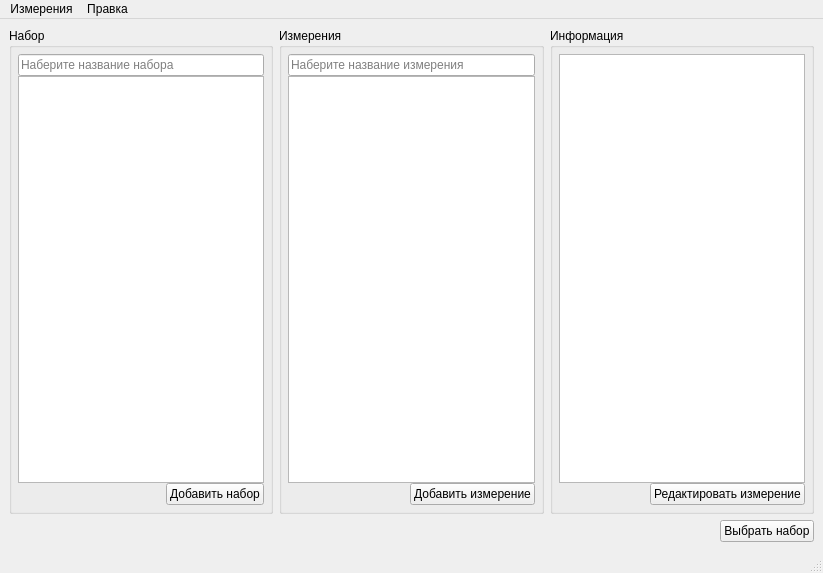
<?xml version="1.0" encoding="UTF-8"?>
<ui version="4.0">
 <class>FormMeasures</class>
 <widget class="QMainWindow" name="FormMeasures">
  <property name="geometry">
   <rect>
    <x>0</x>
    <y>0</y>
    <width>823</width>
    <height>573</height>
   </rect>
  </property>
  <property name="windowTitle">
   <string>Набор измерений</string>
  </property>
  <widget class="QWidget" name="centralwidget">
   <layout class="QGridLayout" name="gridLayout">
    <item row="1" column="0">
     <layout class="QHBoxLayout" name="horizontalLayout">
      <item>
       <widget class="QGroupBox" name="groupBox">
        <property name="title">
         <string>Набор</string>
        </property>
        <layout class="QGridLayout" name="gridLayout_2">
         <property name="verticalSpacing">
          <number>0</number>
         </property>
         <property name="margin">
          <number>6</number>
         </property>
         <item row="0" column="0">
          <layout class="QVBoxLayout" name="verticalLayout">
           <property name="spacing">
            <number>0</number>
           </property>
           <item>
            <widget class="QLineEdit" name="lnTypesFilter">
             <property name="text">
              <string/>
             </property>
             <property name="placeholderText">
              <string>Наберите название набора</string>
             </property>
            </widget>
           </item>
           <item>
            <widget class="QListView" name="listDataset">
             <property name="editTriggers">
              <set>QAbstractItemView::NoEditTriggers</set>
             </property>
             <property name="tabKeyNavigation">
              <bool>false</bool>
             </property>
             <property name="defaultDropAction">
              <enum>Qt::MoveAction</enum>
             </property>
             <property name="selectionMode">
              <enum>QAbstractItemView::SingleSelection</enum>
             </property>
             <property name="movement">
              <enum>QListView::Static</enum>
             </property>
             <property name="flow">
              <enum>QListView::TopToBottom</enum>
             </property>
             <property name="isWrapping" stdset="0">
              <bool>false</bool>
             </property>
             <property name="layoutMode">
              <enum>QListView::SinglePass</enum>
             </property>
             <property name="viewMode">
              <enum>QListView::ListMode</enum>
             </property>
             <property name="uniformItemSizes">
              <bool>false</bool>
             </property>
             <property name="wordWrap">
              <bool>false</bool>
             </property>
             <property name="selectionRectVisible">
              <bool>false</bool>
             </property>
            </widget>
           </item>
          </layout>
         </item>
         <item row="1" column="0">
          <layout class="QHBoxLayout" name="horizontalLayout_4">
           <item>
            <spacer name="horizontalSpacer_3">
             <property name="orientation">
              <enum>Qt::Horizontal</enum>
             </property>
             <property name="sizeHint" stdset="0">
              <size>
               <width>40</width>
               <height>20</height>
              </size>
             </property>
            </spacer>
           </item>
           <item>
            <widget class="QPushButton" name="btnAddSet">
             <property name="text">
              <string>Добавить набор</string>
             </property>
            </widget>
           </item>
          </layout>
         </item>
        </layout>
       </widget>
      </item>
      <item>
       <widget class="QGroupBox" name="groupBox_2">
        <property name="title">
         <string>Измерения</string>
        </property>
        <layout class="QGridLayout" name="gridLayout_3">
         <property name="verticalSpacing">
          <number>0</number>
         </property>
         <property name="margin">
          <number>6</number>
         </property>
         <item row="0" column="0">
          <layout class="QVBoxLayout" name="verticalLayout_3">
           <property name="spacing">
            <number>0</number>
           </property>
           <item>
            <widget class="QLineEdit" name="lnMeasuresFIlter">
             <property name="text">
              <string/>
             </property>
             <property name="placeholderText">
              <string>Наберите название измерения</string>
             </property>
            </widget>
           </item>
           <item>
            <widget class="QListView" name="listMeasures">
             <property name="editTriggers">
              <set>QAbstractItemView::NoEditTriggers</set>
             </property>
            </widget>
           </item>
          </layout>
         </item>
         <item row="1" column="0">
          <layout class="QHBoxLayout" name="horizontalLayout_2">
           <property name="spacing">
            <number>0</number>
           </property>
           <item>
            <spacer name="horizontalSpacer">
             <property name="orientation">
              <enum>Qt::Horizontal</enum>
             </property>
             <property name="sizeHint" stdset="0">
              <size>
               <width>40</width>
               <height>20</height>
              </size>
             </property>
            </spacer>
           </item>
           <item>
            <widget class="QPushButton" name="btnAddMeasure">
             <property name="text">
              <string>Добавить измерение</string>
             </property>
            </widget>
           </item>
          </layout>
         </item>
        </layout>
       </widget>
      </item>
      <item>
       <widget class="QGroupBox" name="groupBox_3">
        <property name="title">
         <string>Информация</string>
        </property>
        <layout class="QGridLayout" name="gridLayout_4">
         <property name="verticalSpacing">
          <number>0</number>
         </property>
         <property name="margin">
          <number>6</number>
         </property>
         <item row="0" column="0">
          <layout class="QVBoxLayout" name="verticalLayout_4">
           <property name="spacing">
            <number>0</number>
           </property>
           <item>
            <widget class="QTableView" name="tblInfo">
             <property name="editTriggers">
              <set>QAbstractItemView::NoEditTriggers</set>
             </property>
             <property name="tabKeyNavigation">
              <bool>false</bool>
             </property>
             <property name="showDropIndicator" stdset="0">
              <bool>false</bool>
             </property>
             <attribute name="horizontalHeaderVisible">
              <bool>false</bool>
             </attribute>
             <attribute name="horizontalHeaderStretchLastSection">
              <bool>true</bool>
             </attribute>
             <attribute name="verticalHeaderVisible">
              <bool>false</bool>
             </attribute>
            </widget>
           </item>
          </layout>
         </item>
         <item row="1" column="0">
          <layout class="QHBoxLayout" name="horizontalLayout_3">
           <item>
            <spacer name="horizontalSpacer_2">
             <property name="orientation">
              <enum>Qt::Horizontal</enum>
             </property>
             <property name="sizeHint" stdset="0">
              <size>
               <width>40</width>
               <height>20</height>
              </size>
             </property>
            </spacer>
           </item>
           <item>
            <widget class="QPushButton" name="btnEditMeasure">
             <property name="text">
              <string>Редактировать измерение</string>
             </property>
            </widget>
           </item>
          </layout>
         </item>
        </layout>
       </widget>
      </item>
     </layout>
    </item>
    <item row="2" column="0">
     <layout class="QHBoxLayout" name="horizontalLayout_5">
      <item>
       <spacer name="horizontalSpacer_4">
        <property name="orientation">
         <enum>Qt::Horizontal</enum>
        </property>
        <property name="sizeHint" stdset="0">
         <size>
          <width>40</width>
          <height>20</height>
         </size>
        </property>
       </spacer>
      </item>
      <item>
       <widget class="QPushButton" name="btnAccept">
        <property name="text">
         <string>Выбрать набор</string>
        </property>
       </widget>
      </item>
     </layout>
    </item>
   </layout>
  </widget>
  <widget class="QMenuBar" name="menubar">
   <property name="geometry">
    <rect>
     <x>0</x>
     <y>0</y>
     <width>823</width>
     <height>25</height>
    </rect>
   </property>
   <widget class="QMenu" name="menu_2">
    <property name="title">
     <string>Измерения</string>
    </property>
    <widget class="QMenu" name="menu_4">
     <property name="title">
      <string>Добавить</string>
     </property>
     <addaction name="actionAddSet"/>
     <addaction name="actionAddMeasure"/>
    </widget>
    <addaction name="menu_4"/>
   </widget>
   <widget class="QMenu" name="menu_3">
    <property name="title">
     <string>Правка</string>
    </property>
   </widget>
   <addaction name="menu_2"/>
   <addaction name="menu_3"/>
  </widget>
  <widget class="QStatusBar" name="statusbar"/>
  <action name="action">
   <property name="text">
    <string>Добавить набор</string>
   </property>
  </action>
  <action name="action_2">
   <property name="text">
    <string>Добавить измерение</string>
   </property>
  </action>
  <action name="actionAddSet">
   <property name="text">
    <string>Набор</string>
   </property>
  </action>
  <action name="actionAddMeasure">
   <property name="text">
    <string>Измерение</string>
   </property>
  </action>
 </widget>
 <resources/>
 <connections/>
</ui>
